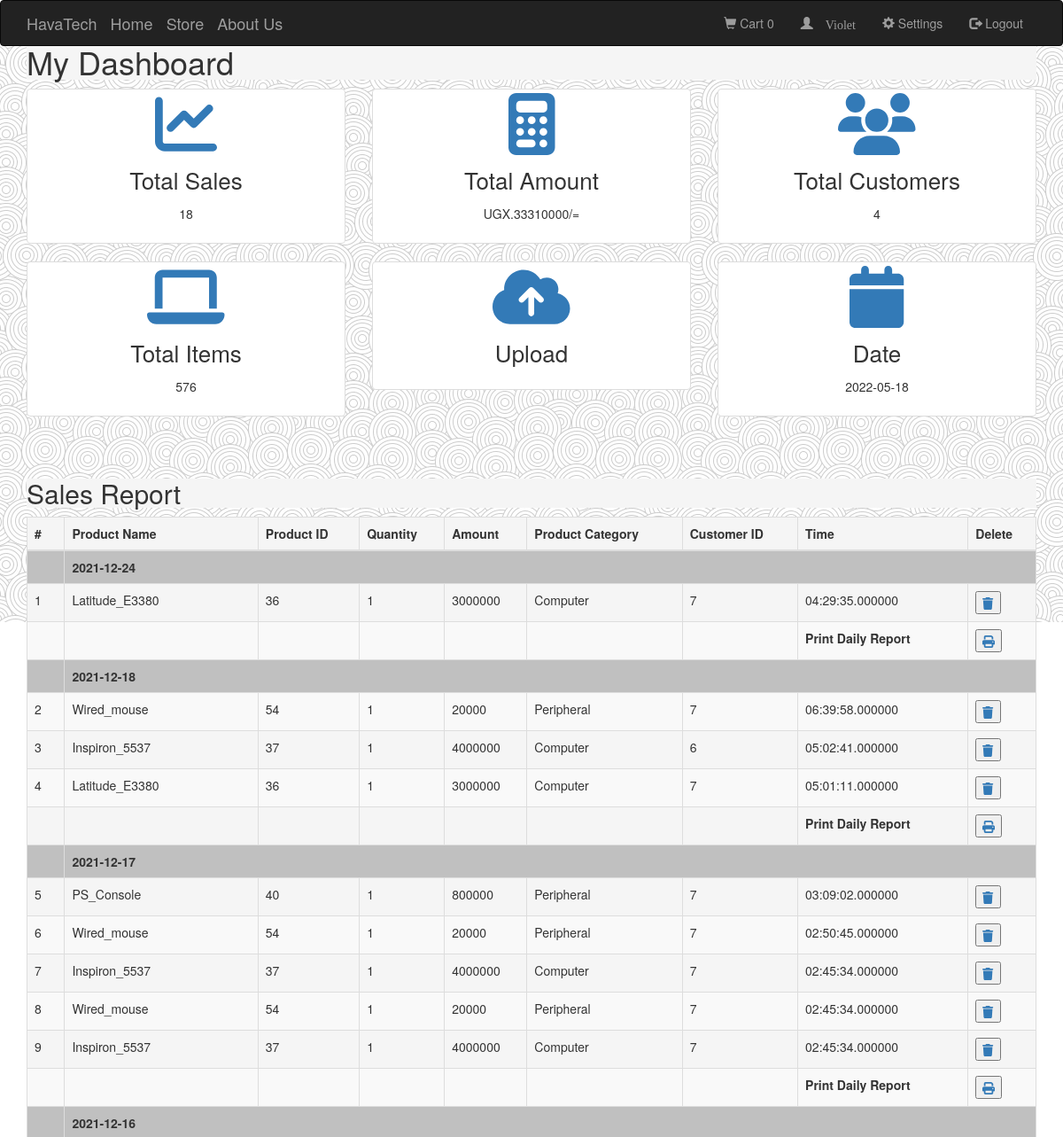
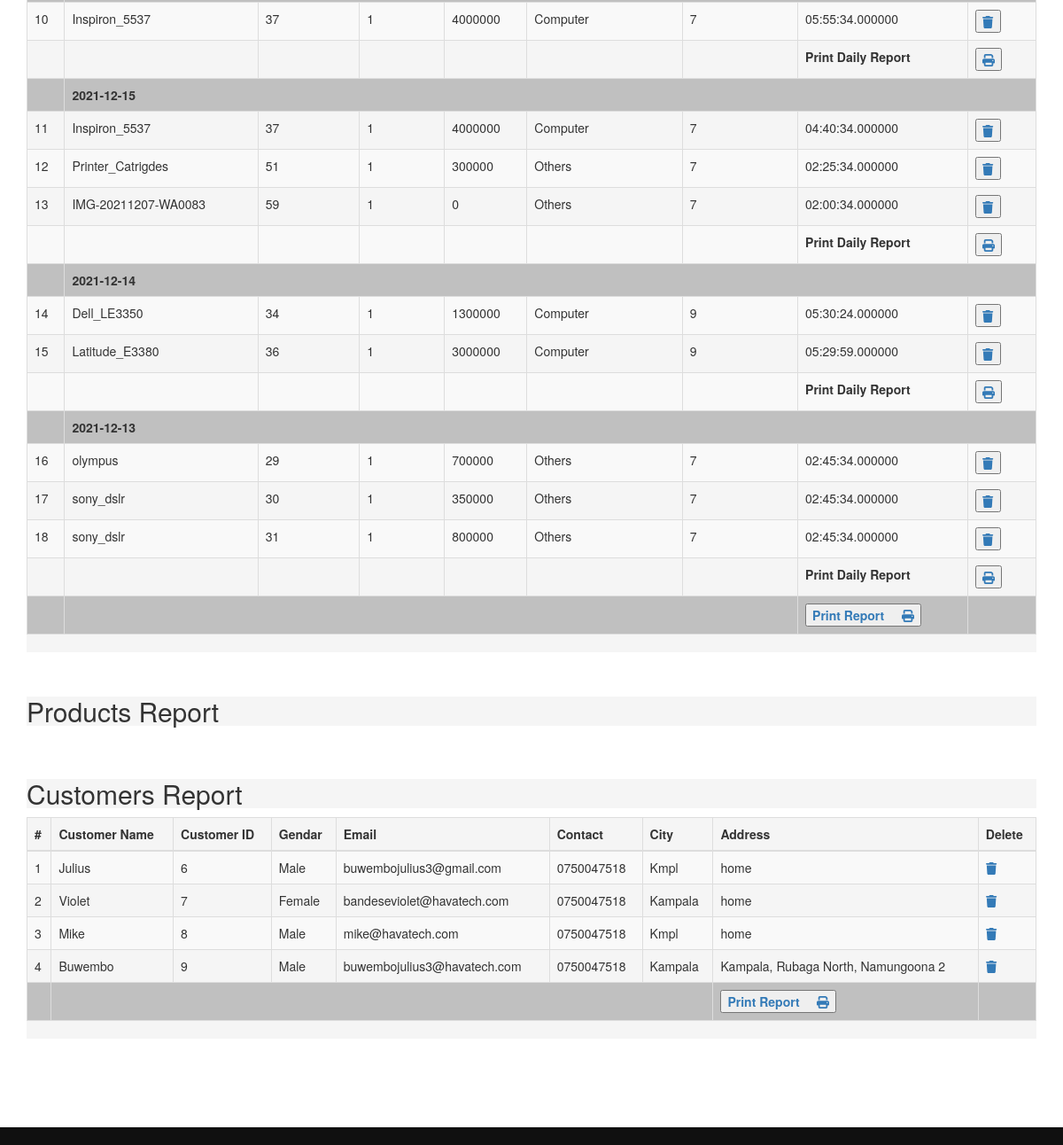
/home.php (signed in), run on the app's committed database (2 pictures, top to bottom).
### tables this page shows
CREATE TABLE `users` (
  `id` int(11) NOT NULL,
  `uName` varchar(255) NOT NULL,
  `gender` varchar(10) DEFAULT NULL,
  `email` varchar(255) NOT NULL,
  `type` varchar(10) NOT NULL DEFAULT 'normal',
  `password` varchar(255) NOT NULL,
  `contact` varchar(255) NOT NULL,
  `city` varchar(255) NOT NULL,
  `address` varchar(255) NOT NULL,
  `uDate` date NOT NULL DEFAULT current_timestamp(),
  `uTime` time(6) NOT NULL DEFAULT current_timestamp()
);

CREATE TABLE `users_items` (
  `id` int(11) NOT NULL,
  `user_id` int(11) NOT NULL,
  `item_id` int(11) NOT NULL,
  `iName` varchar(100) DEFAULT NULL,
  `category` varchar(100) NOT NULL DEFAULT 'Computer',
  `quantity` int(100) NOT NULL DEFAULT 0,
  `amount` int(100) NOT NULL DEFAULT 0,
  `status` enum('Added to cart','Confirmed') NOT NULL,
  `tDate` date NOT NULL DEFAULT current_timestamp(),
  `tTime` time(6) NOT NULL DEFAULT current_timestamp()
);

### home.php (the view, shortened to what this page needs)
<?php
require 'connection.php';
if(!isset($_SESSION['email'])){
    header('location: login.php');
}else
{
  $user_id=$_SESSION['id'];
  $user_type_query="SELECT * FROM users WHERE id='$user_id'";
  $user_type_result=mysqli_query($con,$user_type_query) or die(mysqli_error($con));
  $credential_row=mysqli_fetch_array($user_type_result);
}
if(isset($_SESSION['email']) && $credential_row['type']=='admin'){
  $user_id=$_SESSION['id'];
  $user_products_query="SELECT it.image_id,it.image_name,it.price,it.quantity,it.category FROM users_items ut INNER JOIN items it ON it.image_id=ut.item_id WHERE ut.user_id='$user_id' AND ut.status='Added to cart'";
  $user_products_result=mysqli_query($con,$user_products_query) or die(mysqli_error($con));
  $no_of_user_products= mysqli_num_rows($user_products_result);
  $items_query="SELECT * FROM items";
  $items_result=mysqli_query($con,$items_query) or die(mysqli_error($con));
  $sales_query="SELECT * FROM users_items WHERE status='Confirmed'";
  $sales_result=mysqli_query($con,$sales_query) or die(mysqli_error($con));
  $no_of_sales_result= mysqli_num_rows($sales_result);
  $customers_query="SELECT * FROM users";
  $customers_result=mysqli_query($con,$customers_query) or die(mysqli_error($con));
  $no_of_customers_result= mysqli_num_rows($customers_result);
}else{
  header('location: index.php');
}
?>
<!DOCTYPE html>
<html>
    <head>
      <link rel="stylesheet" href="bootstrap/css/bootstrap.min.css" type="text/css">
      <link rel="stylesheet" href="fontawesome/css/all.min.css" type="text/css">
      <link rel="stylesheet" href="fontawesome/css/all.css" type="text/css">
      <link rel="stylesheet" href="css/style.css" type="text/css">
    </head>
    <body>
        <div>
           <?php
            require 'header.php';
           ?>
           <div class="container" id="db">
            <h1 style="background: #F5F5F5; margin-top: 50px;">My Dashboard</h1>
               <div class="row">
                   <div class="col-xs-4">
                       <div  class="thumbnail">
                           <center>
                            <a href="#sr">
                              <i class="fa fa-line-chart" style="font-size: 500%" ></i>
                            </a>
                            <div class="caption">
                              <p id="autoResize">Total Sales</p>
                              <p><?php echo $no_of_sales_result; ?></p>
                            </div>
                           </center>
                       </div>
                   </div>
                   <div class="col-xs-4">
                       <div  class="thumbnail">
                           <center>
                            <a href="#sr">
                              <i class="fa fa-calculator" style="font-size: 500%" ></i>
                            </a>
                            <div class="caption">
                              <p id="autoResize">Total Amount</p>
                              <?php
                              $amount=0;
                              while($row=mysqli_fetch_array($sales_result)){
                                    $amount=$amount+$row['amount'];
                               }
                              ?>
                              <p>UGX.<?php echo $amount ?>/=</p>
                            </div>
                           </center>
                       </div>
                   </div>
                   <div class="col-xs-4">
                       <div  class="thumbnail">
                           <center>
                            <a href="#cr">
                              <i class="fa fa-users" style="font-size: 500%" ></i>
                            </a>
                            <div class="caption">
                              <p id="autoResize">Total Customers</p>
                              <p><?php echo $no_of_customers_result ?></p>
                            </div>
                           </center>
                       </div>
                   </div>
                   <div class="col-xs-4">
                       <div  class="thumbnail">
                           <center>
                            <a href="#pr">
                              <i class="fa fa-laptop" style="font-size: 500%" ></i>
                            </a>
                            <div class="caption">
                              <p id="autoResize">Total Items</p>
                              <?php
                              $quantity=0;
                              while($row=mysqli_fetch_array($items_result)){
                                    $quantity=$quantity+$row['quantity'];
                               }
                              ?>
                              <p><?php echo $quantity ?></p>
                            </div>
                           </center>
                       </div>
                   </div>
                   <div class="col-xs-4">
                       <div  class="thumbnail">
                           <center>
                            <a href="uploader.php">
                              <i class="fa fa-cloud-upload" style="font-size: 500%" ></i>
                            </a>
                            <div class="caption">
                              <p id="autoResize">Upload</p>
                            </div>
                           </center>
                       </div>
                   </div>
                   <div class="col-xs-4">
                       <div  class="thumbnail">
                           <center>
                            <a href="#db">
                              <i class="fa fa-calendar" style="font-size: 500%" ></i>
                            </a>
                            <div class="caption">
                              <p id="autoResize">Date</p>
                              <p><?php echo date("Y-m-d") ?></p>
                            </div>
                           </center>
                       </div>
                   </div>
               </div>
            </div>
            <div id="sr" class="container">
              <h2  style="background: #F5F5F5; margin-top: 50px;">Sales Report</h2>
              <div class="table-responsive" style="background: #F5F5F5">
                <table class="table table-bordered table-striped table-sm">
                  <thead>
                    <tr>
                      <th scope="col">#</th>
                      <th scope="col">Product Name</th>
                      <th scope="col">Product ID</th>
                      <th scope="col">Quantity</th>
                      <th scope="col">Amount</th>
                      <th scope="col">Product Category</th>
                      <th scope="col">Customer ID</th>
                      <th scope="col">Time</th>
                      <th scope="col">Delete</th>
                    </tr>
                  </thead>
                  <tbody>
                    <?php
                    $sales_query="SELECT * FROM users_items WHERE status='Confirmed' GROUP BY tDate ORDER BY id DESC";
                    $sales_result=mysqli_query($con,$sales_query) or die(mysqli_error($con));
                    $counter=1;
                       while($row=mysqli_fetch_array($sales_result)){
                        ?>
                        <tr style="background-color: #C0C0C0;">
                          <td></td><td colspan="8"><b><?php echo $row['tDate']?></b></td>
                        </tr>
                        <?php
                        $group = $row['tDate'];
                        $sales_query2="SELECT * FROM users_items WHERE status='Confirmed' AND tDate='$group' ORDER BY id DESC";
                        $sales_result2=mysqli_query($con,$sales_query2) or die(mysqli_error($con));
                        foreach ($sales_result2 as $rowd) {
                         ?>
                    <tr>
                      <td><?php echo $counter ?></td>
                      <td><?php echo $rowd['iName']?></td>
                      <td><?php echo $rowd['item_id']?></td>
                      <td><?php echo $rowd['quantity']?></td>
                      <td><?php echo $rowd['amount']?></td>
                      <td><?php echo $rowd['category']?></td>
                      <td><?php echo $rowd['user_id']?></td>
                      <td><?php echo $rowd['tTime']?></td>
                      <td><a href="sales_remove.php?id=<?php echo $rowd['id'] ?>"><button><i class="fa fa-trash"></i></button></a></td>
                    </tr>
                    <?php $counter=$counter+1;}
                    ?>
                    <tr>
                      <td></td>
                      <td></td>
                      <td></td>
                      <td></td>
                      <td></td>
                      <td></td>
                      <td></td>
                      <td><b> Print Daily Report</b></td>
                      <td><a href="reports/salesDailyReport.php?id=<?php echo $row['tDate']?>" target="_new"><button><i class="fa fa-print"></i></button></a></td>
                    </tr>
                    <?php
                  }?>
                    <tr style="background-color: #C0C0C0;">
                      <td></td>
                      <td colspan="6"></td>
                      <td><b><a href="reports/totalSalesReport.php" target="_new"><button> Print Report &nbsp&nbsp&nbsp&nbsp<i class="fa fa-print"></i></button></a></b></td>
                      <td></td>
                    </tr>
                  </tbody>
                </table>
              </div>
            </div>
             <div class="container" id="pr" >
              <h2  style="background: #F5F5F5; margin-top: 50px;">Products Report</h2>
              </div>
            <div id="cr" class="container">
              <h2  style="background: #F5F5F5; margin-top: 50px;">Customers Report</h2>
              <div class="table-responsive" style="background: #F5F5F5">
                <table class="table table-bordered table-striped table-sm">
                  <thead>
                    <tr>
                      <th scope="col">#</th>
                      <th scope="col">Customer Name</th>
                      <th scope="col">Customer ID</th>
                      <th scope="col">Gendar</th>
                      <th scope="col">Email</th>
                      <th scope="col">Contact</th>
                      <th scope="col">City</th>
                      <th scope="col">Address</th>
                      <th scope="col">Delete</th>
                    </tr>
                  </thead>
                  <tbody>
                    <?php
                    $counter=1;
                       while($row=mysqli_fetch_array($customers_result)){
                         ?>
                    <tr>
                      <td><?php echo $counter ?></td>
                      <td><?php echo $row['uName']?></td>
                      <td><?php echo $row['id']?></td>
                      <td><?php echo $row['gender']?></td>
                      <td><?php echo $row['email']?></td>
                      <td><?php echo $row['contact']?></td>
                      <td><?php echo $row['city']?></td>
                      <td><?php echo $row['address']?></td>
                      <td><a href="delete_user.php?id=<?php echo $row['id']?>"><i class="fa fa-trash"></i></a></td>
                    </tr>
                    <?php $counter=$counter+1;}?>
                    <tr style="background-color: #C0C0C0;">
                      <td></td>
                      <td colspan="6"></td>
                      <td><b><a href="reports/customersReport.php" target="_new"><button> Print Report &nbsp&nbsp&nbsp&nbsp<i class="fa fa-print"></i></button></a></b></td>
                      <td></td>
                    </tr>
                  </tbody>
                </table>
              </div>
            </div>
            <br><br> <br><br><br><br>
           <footer class="footer">
           </footer>
        </div>
    </body>
</html>

### header.php (shortened to what this page needs)
<nav class="navbar navbar-inverse navabar-fixed-top" style="position: fixed; width: 100%; z-index: 1;">
               <div class="container">
                   <div class="navbar-header">
                       <a href="index.php" class="navbar-brand">HavaTech</a>
                         <?php
                         if(isset($_SESSION['email'])) {
                           require 'connection.php';
                            $user_id=$_SESSION['id'];
                                $user_type_query="SELECT * FROM users WHERE id='$user_id' ";
                                $user_type_result=mysqli_query($con,$user_type_query) or die(mysqli_error($con));
                                $row=mysqli_fetch_array($user_type_result);
                                if ($row['type']=='admin') {
                                  ?>
                                  <a href="home.php" class="navbar-brand"> Home </a>
                               <?php
                               }else{
                              ?>
                               <a href="index.php" class="navbar-brand"> Home </a>
                                <?php }?>
                         <?php
                       }else{
                        ?>
                         <a href="index.php" class="navbar-brand"> Home </a>
                          <?php }?>
                       <a href="products.php" class="navbar-brand">Store</a>
                       <a href="about_us.php" class="navbar-brand">About Us</a>
                   </div>
                   <div class="collapse navbar-collapse" id="myNavbar">
                       <ul class="nav navbar-nav navbar-right">
                           <?php
                           if(isset($_SESSION['email'])){
                           ?>
                           <li><a href="cart.php"><span class="glyphicon glyphicon-shopping-cart"></span> Cart <?php echo $no_of_user_products; ?></a></li>
                           <li><a href="#"><span class="glyphicon glyphicon-user"> <?php echo $row['uName']; ?></span></a></li>
                           <li><a href="settings.php"><span class="glyphicon glyphicon-cog"></span> Settings</a></li>
                           <li><a href="logout.php"><span class="glyphicon glyphicon-log-out"></span> Logout</a></li>
                           <?php
                           }else{
                            ?>
                            <li><a href="signup.php"><span class="glyphicon glyphicon-user"></span> Sign Up</a></li>
                           <li><a href="login.php"><span class="glyphicon glyphicon-log-in"></span> Login</a></li>
                           <?php
                           }
                           ?>
                       </ul>
                   </div>
               </div>
</nav>

### css/style.css (style rules this page uses)
.navbar { margin-bottom: 0px; }
footer { background-color:#101010; color:#9d9d9d; font-size:14px; font-weight:bold; padding:10px; bottom:0; }
html { min-height:100%; position:relative; }
.footer { position: absolute; bottom:0; right:0; left:0; }
@media (min-width:320px) { #autoResize { font-size:12px; } }
@media (min-width:481px) { #autoResize { font-size:16px; } }
@media (min-width:641px) { #autoResize { font-size:18px; } }
@media (min-width:961px) { #autoResize { font-size:20px; } }
@media (min-width:1000px) { #autoResize { font-size:26px; } }

### data on the page
users: uName "Violet", id "7", gender "Female", email "bandeseviolet@havatech.com", contact "0750047518", city "Kampala", address "home"
users_items: tDate "2021-12-24", iName "Latitude_E3380", item "36", quantity "1", amount "3000000", category "Computer", user "7", tTime "04:29:35.000000"
users_items: tDate "2021-12-18", iName "Latitude_E3380", item "36", quantity "1", amount "3000000", category "Computer", user "7", tTime "05:01:11.000000"
users_items: iName "Wired_mouse", item "54", quantity "1", amount "20000", category "Peripheral", user "7", tTime "06:39:58.000000"
users_items: iName "Inspiron_5537", item "37", quantity "1", amount "4000000", category "Computer", user "6", tTime "05:02:41.000000"
users_items: tDate "2021-12-17", iName "Inspiron_5537", item "37", quantity "1", amount "4000000", category "Computer", user "7", tTime "02:45:34.000000"
users_items: iName "PS_Console", item "40", quantity "1", amount "800000", category "Peripheral", user "7", tTime "03:09:02.000000"
users_items: iName "Wired_mouse", item "54", quantity "1", amount "20000", category "Peripheral", user "7", tTime "02:50:45.000000"
users_items: iName "Inspiron_5537", item "37", quantity "1", amount "4000000", category "Computer", user "7", tTime "02:45:34.000000"
users_items: iName "Wired_mouse", item "54", quantity "1", amount "20000", category "Peripheral", user "7", tTime "02:45:34.000000"
users_items: tDate "2021-12-16", iName "Inspiron_5537", item "37", quantity "1", amount "4000000", category "Computer", user "7", tTime "05:55:34.000000"
users_items: tDate "2021-12-15", iName "IMG-20211207-WA0083", item "59", quantity "1", amount "0", category "Others", user "7", tTime "02:00:34.000000"
users_items: iName "Inspiron_5537", item "37", quantity "1", amount "4000000", category "Computer", user "7", tTime "04:40:34.000000"
users_items: iName "Printer_Catrigdes", item "51", quantity "1", amount "300000", category "Others", user "7", tTime "02:25:34.000000"
users_items: tDate "2021-12-14", iName "Latitude_E3380", item "36", quantity "1", amount "3000000", category "Computer", user "9", tTime "05:29:59.000000"
users_items: iName "Dell_LE3350", item "34", quantity "1", amount "1300000", category "Computer", user "9", tTime "05:30:24.000000"
users_items: tDate "2021-12-13", iName "sony_dslr", item "31", quantity "1", amount "800000", category "Others", user "7", tTime "02:45:34.000000"
users_items: iName "olympus", item "29", quantity "1", amount "700000", category "Others", user "7", tTime "02:45:34.000000"
users_items: iName "sony_dslr", item "30", quantity "1", amount "350000", category "Others", user "7", tTime "02:45:34.000000"
users: uName "Julius", id "6", gender "Male", email "buwembojulius3@gmail.com", contact "0750047518", city "Kmpl", address "home"
users: uName "Mike", id "8", gender "Male", email "mike@havatech.com", contact "0750047518", city "Kmpl", address "home"
users: uName "Buwembo", id "9", gender "Male", email "buwembojulius3@havatech.com", contact "0750047518", city "Kampala", address "Kampala, Rubaga North, Namungoona 2"

### other printed values
$no_of_user_products "0"
$no_of_sales_result "18"
$amount "33310000"
$no_of_customers_result "4"
$quantity "576"
